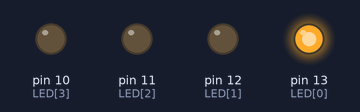
Bench run of a sketch on a simulated Arduino Uno, built with avr-gcc and run on an emulated ATmega328P. On the bench: output pins drawn as LEDs (lit = HIGH).

Above: at 0.5 s.
At 2.5 s:
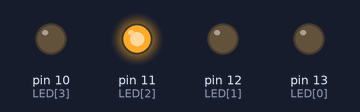
At 4.0 s:
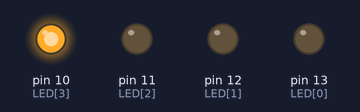
At 9.5 s:
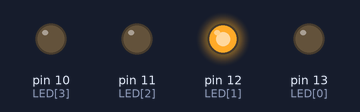
Timing chart, 0 to 10.4 s (numbered marks = the images above):
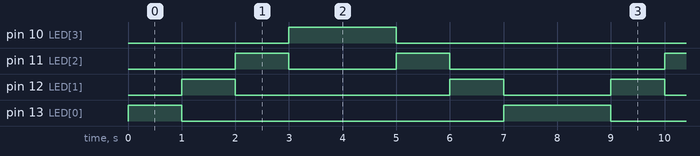

The sketch:

led_pattern2.ino
```cpp
int LED[4] = {13,12,11,10};

void setup()
{
for (int cnt=0; cnt<4; cnt++)
{
pinMode (LED[cnt], OUTPUT);
}
}
void loop()
{
for (int cnt=0; cnt<4; cnt++)
{
  digitalWrite(LED[cnt],HIGH);
  delay(1000);
  digitalWrite(LED[cnt],LOW);
}
  for (int cnt=3; cnt>=0; cnt--)
{
  digitalWrite(LED[cnt],HIGH);
  delay(1000);
  digitalWrite(LED[cnt],LOW);
}
}
```

Measured:
- by itself, pin 10 (LED[3]): alternates HIGH for 2.0 s and LOW for 6.0 s
- by itself, pin 11 (LED[2]): repeats every 8.0 s: LOW 2.0 s, HIGH 1.0 s, LOW 4.0 s, HIGH 1.0 s
- by itself, pin 12 (LED[1]): repeats every 8.0 s: LOW 4.0 s, HIGH 1.0 s, LOW 2.0 s, HIGH 1.0 s
- by itself, pin 13 (LED[0]): repeats every 8.0 s: LOW 6.0 s, HIGH 2.0 s
